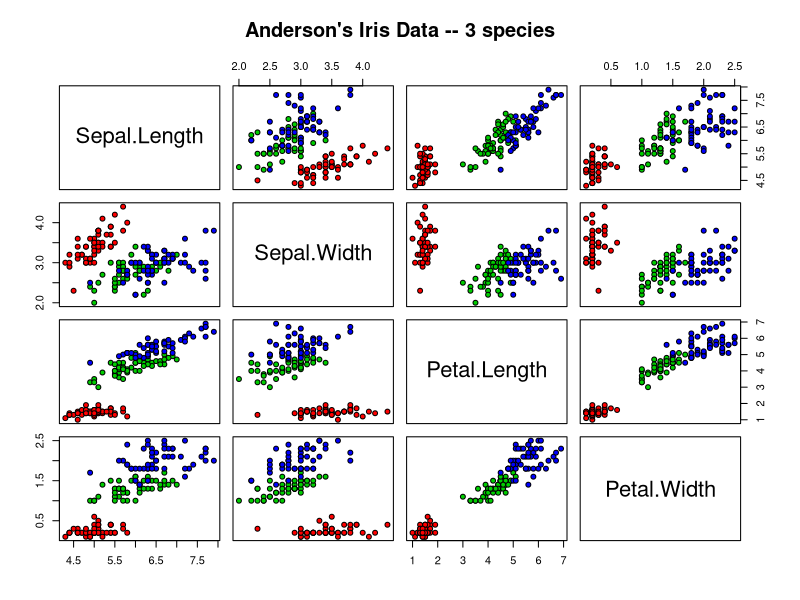
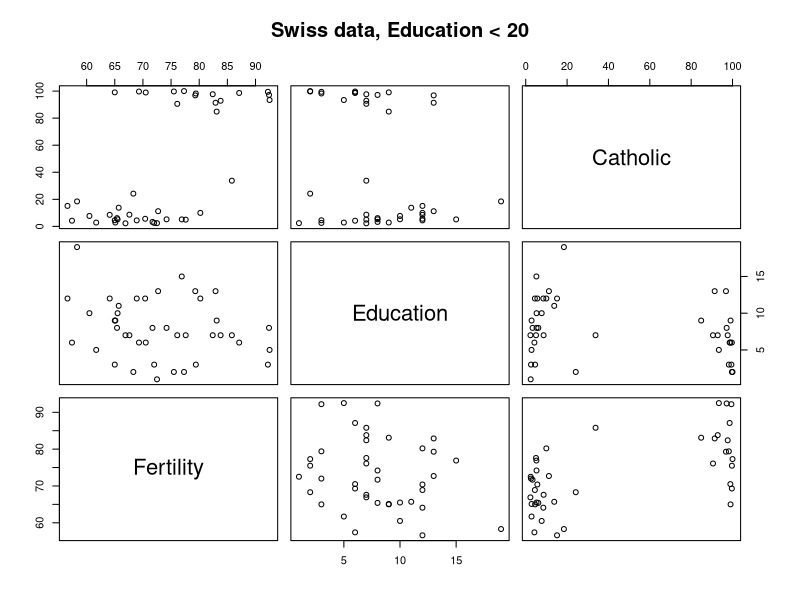
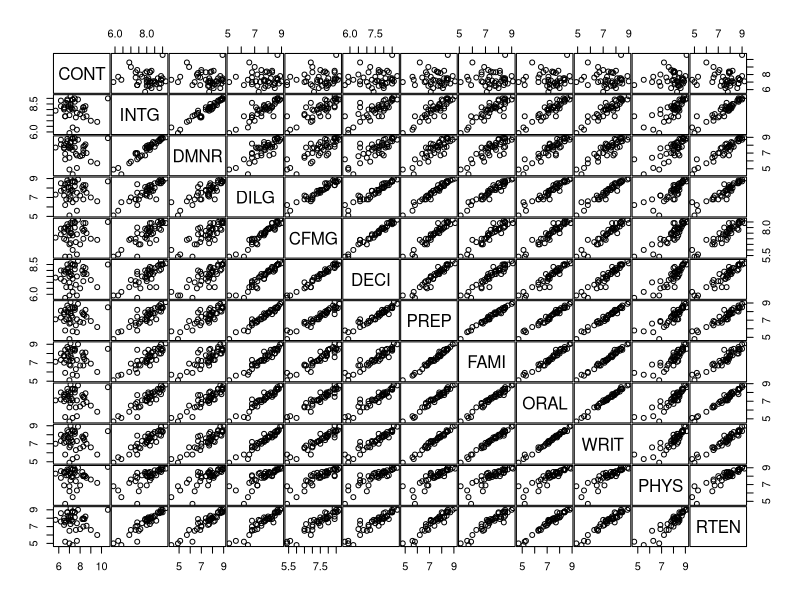
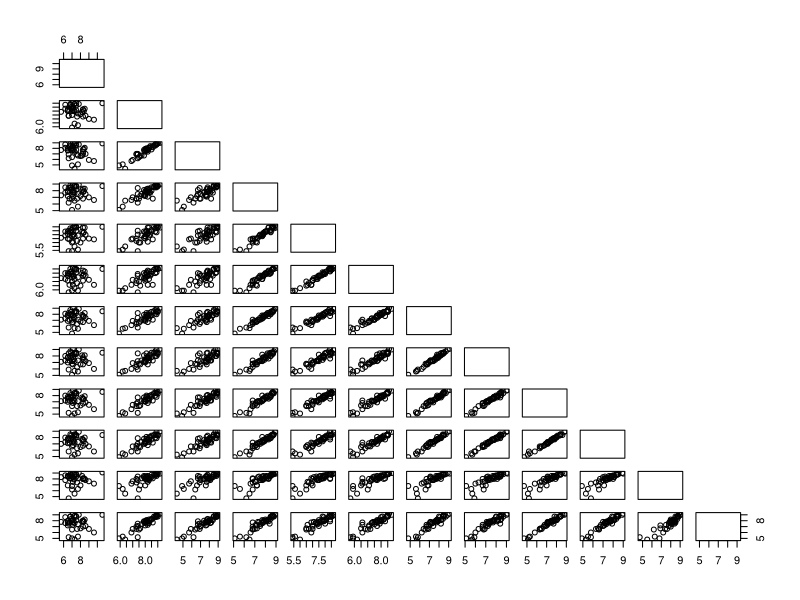
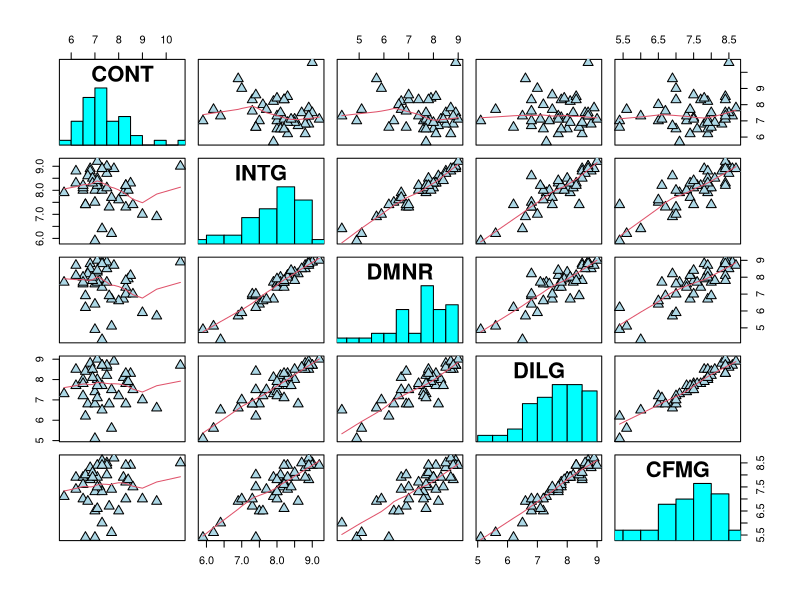
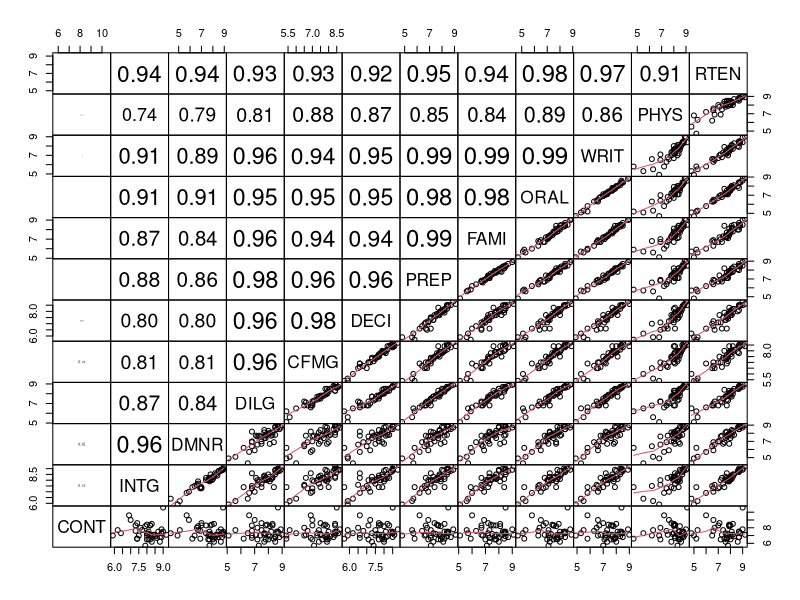
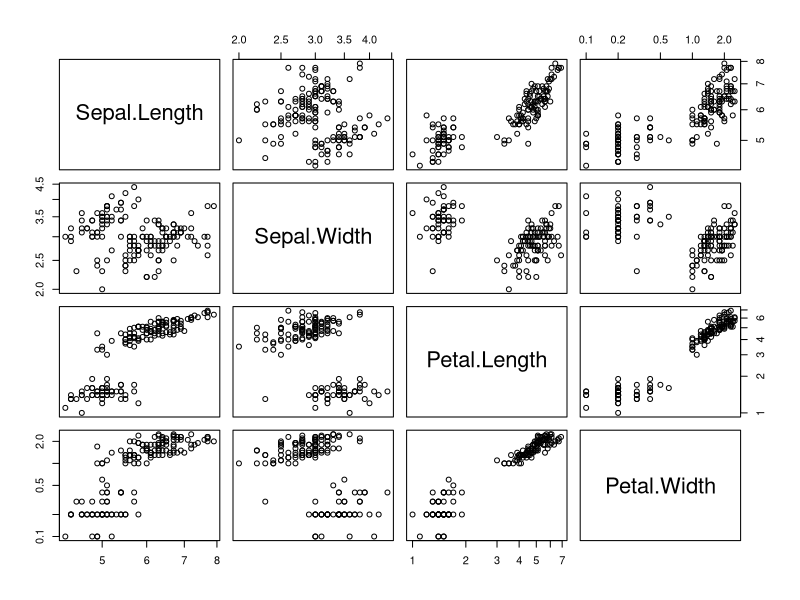
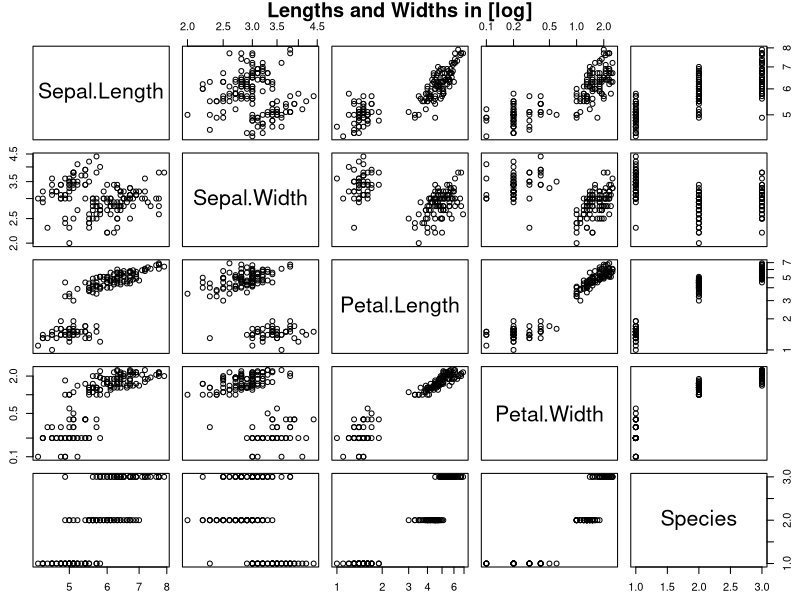

Reproduce these figures in R, in order.
pairs(
        iris[1:4],
        main = "Anderson's Iris Data -- 3 species",
        pch = 21,
        bg = c("red", "green3", "blue")[unclass(iris$Species)]
)

## formula method, "graph" layout (row 1 at bottom):
pairs(
        ~ Fertility + Education + Catholic,
        data = swiss,
        row1attop = FALSE,
        subset = Education < 20,
        main = "Swiss data, Education < 20"
)

pairs(USJudgeRatings, gap = 1 / 10) # (gap: not wasting plotting area)
## show only lower triangle (and suppress labeling for whatever reason):
pairs(USJudgeRatings,
      text.panel = NULL,
      upper.panel = NULL)

## put histograms on the diagonal
panel.hist <- function(x, ...)
{
        usr <- par("usr")
        par(usr = c(usr[1:2], 0, 1.5))
        h <- hist(x, plot = FALSE)
        breaks <- h$breaks
        nB <- length(breaks)
        y <- h$counts
        y <- y / max(y)
        rect(breaks[-nB], 0, breaks[-1], y, col = "cyan", ...)
}
pairs(
        USJudgeRatings[1:5],
        panel = panel.smooth,
        cex = 1.5,
        pch = 24,
        bg = "light blue",
        horOdd = TRUE,
        diag.panel = panel.hist,
        cex.labels = 2,
        font.labels = 2
)

## put (absolute) correlations on the upper panels,
## with size proportional to the correlations.
panel.cor <- function(x,
                      y,
                      digits = 2,
                      prefix = "",
                      cex.cor,
                      ...)
{
        par(usr = c(0, 1, 0, 1))
        r <- abs(cor(x, y))
        txt <- format(c(r, 0.123456789), digits = digits)[1]
        txt <- paste0(prefix, txt)
        if (missing(cex.cor))
                cex.cor <- 0.8 / strwidth(txt)
        text(0.5, 0.5, txt, cex = cex.cor * r)
}
pairs(
        USJudgeRatings,
        lower.panel = panel.smooth,
        upper.panel = panel.cor,
        gap = 0,
        row1attop = FALSE
)

pairs(iris[-5], log = "xy") # plot all variables on log scale
pairs(
        iris,
        log = 1:4,
        # log the first four
        main = "Lengths and Widths in [log]",
        line.main = 1.5,
        oma = c(2, 2, 3, 2)
)

